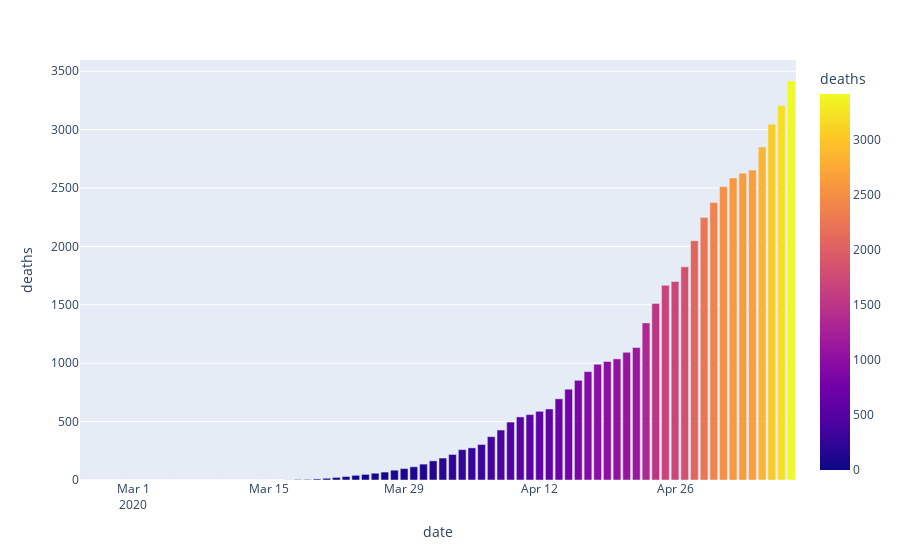

Notebook source saved alongside this figure:
### Markdown cell above
#### Estado de São Paulo

### Code cell
#Ultimos 10 dias  de morte no Estado DE SÃO PAULO!
df_sp = original_df.filter(['date', 'state', 'deaths']);
df_sp = df_sp.loc[df_sp['state'] == "SP"];

print("Ultimos 10 dias de Mortes no Estado de São Paulo")
print(df_sp.tail(10));

print("\n\nGráfico da curva de crescimento das mortes")

#foundNull = df_sp['deaths'].isnull().values.any(); #Nenhum valor nulo encontrado


fig = px.bar(df_sp, x="date", y="deaths", color="deaths", barmode="group")
fig.show()

### Figure 1 — Plotly figure (JSON) as saved in the notebook; plotly's stock layout.template omitted (floating-point values rounded to 4 significant figures)
{"data": [{"alignmentgroup": "True", "hovertemplate": "date=%{x}<br>deaths=%{marker.color}<extra></extra>", "legendgroup": "", "marker": {"color": [0, 0, 0, 0, 0, 0, 0, 0, 0, 0, 0, 0, 0, 0, 0, 0, 0, 0, 0, 0, 0, 1, 4, 5, 9, 15, 22, 30, 40, 48, 58, 68, 84, 98, 113, 136, 164, 188, 219, 260, 275, 304, 371, 428, 496, 540, 560, 588, 608, 695, 778, 853, 928, 991, 1015, 1037, 1093, 1134, 1345, 1512, 1667, 1700, 1825, 2049, 2247, 2375, 2511, 2586, 2627, 2654, 2851, 3045, 3206, 3416], "coloraxis": "coloraxis"}, "name": "", "offsetgroup": "", "orientation": "v", "showlegend": false, "textposition": "auto", "type": "bar", "x": ["2020-02-25", "2020-02-26", "2020-02-27", "2020-02-28", "2020-02-29", "2020-03-01", "2020-03-02", "2020-03-03", "2020-03-04", "2020-03-05", "2020-03-06", "2020-03-07", "2020-03-08", "2020-03-09", "2020-03-10", "2020-03-11", "2020-03-12", "2020-03-13", "2020-03-14", "2020-03-15", "2020-03-16", "2020-03-17", "2020-03-18", "2020-03-19", "2020-03-20", "2020-03-21", "2020-03-22", "2020-03-23", "2020-03-24", "2020-03-25", "2020-03-26", "2020-03-27", "2020-03-28", "2020-03-29", "2020-03-30", "2020-03-31", "2020-04-01", "2020-04-02", "2020-04-03", "2020-04-04", "2020-04-05", "2020-04-06", "2020-04-07", "2020-04-08", "2020-04-09", "2020-04-10", "2020-04-11", "2020-04-12", "2020-04-13", "2020-04-14", "2020-04-15", "2020-04-16", "2020-04-17", "2020-04-18", "2020-04-19", "2020-04-20", "2020-04-21", "2020-04-22", "2020-04-23", "2020-04-24", "2020-04-25", "2020-04-26", "2020-04-27", "2020-04-28", "2020-04-29", "2020-04-30", "2020-05-01", "2020-05-02", "2020-05-03", "2020-05-04", "2020-05-05", "2020-05-06", "2020-05-07", "2020-05-08"], "xaxis": "x", "y": [0, 0, 0, 0, 0, 0, 0, 0, 0, 0, 0, 0, 0, 0, 0, 0, 0, 0, 0, 0, 0, 1, 4, 5, 9, 15, 22, 30, 40, 48, 58, 68, 84, 98, 113, 136, 164, 188, 219, 260, 275, 304, 371, 428, 496, 540, 560, 588, 608, 695, 778, 853, 928, 991, 1015, 1037, 1093, 1134, 1345, 1512, 1667, 1700, 1825, 2049, 2247, 2375, 2511, 2586, 2627, 2654, 2851, 3045, 3206, 3416], "yaxis": "y"}], "layout": {"barmode": "group", "coloraxis": {"colorbar": {"title": {"text": "deaths"}}, "colorscale": [[0.0, "#0d0887"], [0.1111, "#46039f"], [0.2222, "#7201a8"], [0.3333, "#9c179e"], [0.4444, "#bd3786"], [0.5556, "#d8576b"], [0.6667, "#ed7953"], [0.7778, "#fb9f3a"], [0.8889, "#fdca26"], [1.0, "#f0f921"]]}, "legend": {"tracegroupgap": 0}, "margin": {"t": 60}, "xaxis": {"anchor": "y", "domain": [0.0, 1.0], "title": {"text": "date"}}, "yaxis": {"anchor": "x", "domain": [0.0, 1.0], "title": {"text": "deaths"}}}}
